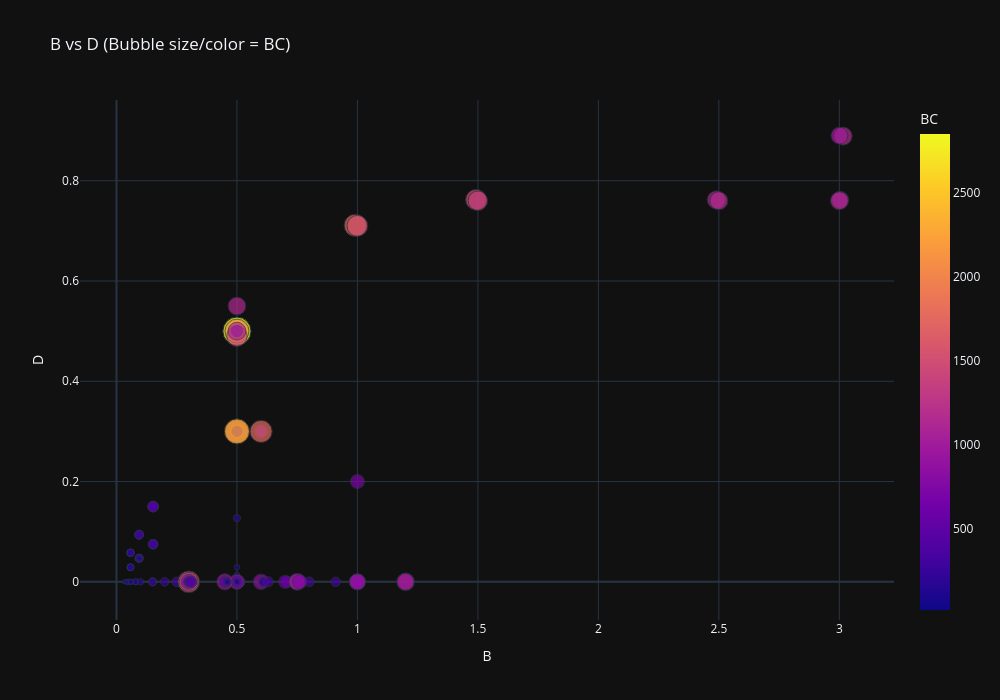

Here is the notebook cell this chart was saved with:
### Code cell
# B & D Vs BC
fig = px.scatter( df, x='B', y='D', size='BC', color='BC', hover_data=df.columns, title='B vs D (Bubble size/color = BC)')

fig.update_layout( width=1000, height=700)
fig.show()

### Figure 1 — Plotly figure (JSON) as saved in the notebook; plotly's stock layout.template omitted (floating-point values rounded to 4 significant figures; data arrays with more than 128 entries replaced by an {"elided": "..."} marker saying what was removed)
{"data": [{"customdata": {"elided": "183x4 float values"}, "hovertemplate": "B=%{x}<br>D=%{y}<br>BC=%{marker.color}<br>LB=%{customdata[0]}<br>g=%{customdata[1]}<br>phi=%{customdata[2]}<extra></extra>", "legendgroup": "", "marker": {"color": {"elided": "183 float values"}, "coloraxis": "coloraxis", "size": {"elided": "183 float values"}, "sizemode": "area", "sizeref": 7.117, "symbol": "circle"}, "mode": "markers", "name": "", "orientation": "v", "showlegend": false, "x": {"elided": "183 float values"}, "xaxis": "x", "y": {"elided": "183 float values"}, "yaxis": "y", "type": "scatter"}], "layout": {"xaxis": {"anchor": "y", "domain": [0.0, 1.0], "title": {"text": "B"}}, "yaxis": {"anchor": "x", "domain": [0.0, 1.0], "title": {"text": "D"}}, "coloraxis": {"colorbar": {"title": {"text": "BC"}}, "colorscale": [[0.0, "#0d0887"], [0.1111, "#46039f"], [0.2222, "#7201a8"], [0.3333, "#9c179e"], [0.4444, "#bd3786"], [0.5556, "#d8576b"], [0.6667, "#ed7953"], [0.7778, "#fb9f3a"], [0.8889, "#fdca26"], [1.0, "#f0f921"]]}, "legend": {"tracegroupgap": 0, "itemsizing": "constant"}, "title": {"text": "B vs D (Bubble size/color = BC)"}, "width": 1000, "height": 700}}
